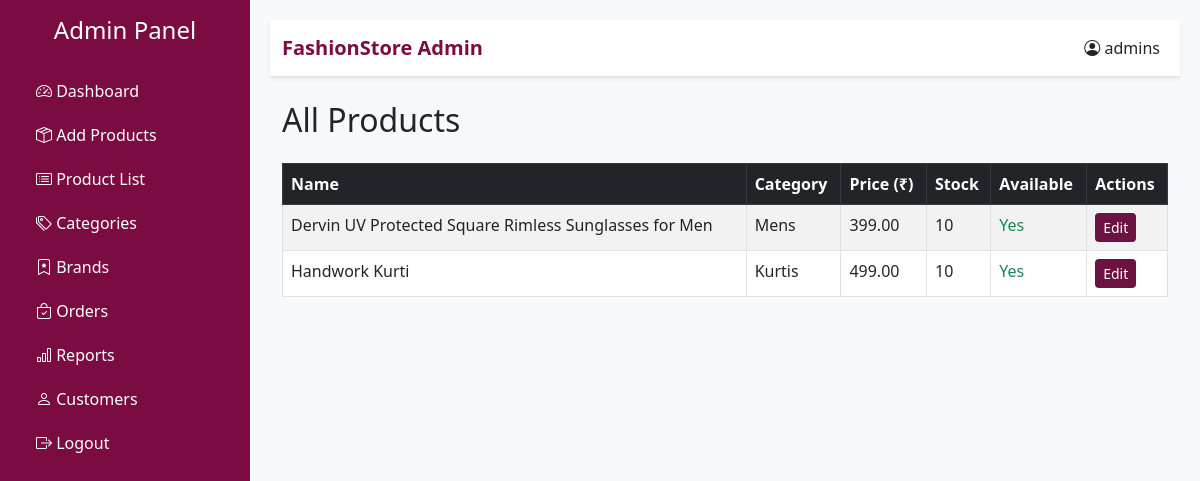
The page /products/ (signed in) on the database its author committed.
### FashionApp/models.py (models this page shows, shortened)
class Product(models.Model):
    category = models.ForeignKey(
        'Category',
        on_delete=models.CASCADE,
        related_name='products'
    )
    sizes = models.CharField(max_length=50, blank=True)
    name = models.CharField(max_length=255)
    brand = models.ForeignKey(Brand, related_name='products', on_delete=models.SET_NULL, null=True, blank=True)
    slug = models.SlugField(unique=True, blank=True)  # allow auto slug generation
    description = models.TextField(blank=True)
    price = models.DecimalField(max_digits=10, decimal_places=2)
    discount_price = models.DecimalField(
        max_digits=10,        # total digits (including decimal places)
        decimal_places=2,     # digits after decimal point
        blank=True,           # optional
        null=True             # optional
    )
    original_price = models.DecimalField(  # NEW FIELD
        max_digits=10,
        decimal_places=2,
        blank=True,
        null=True
    )
    stock = models.PositiveIntegerField(default=0)  # Added stock field
    image = models.ImageField(upload_to='products/')
    is_available = models.BooleanField(default=True)
    is_new_arrival = models.BooleanField(default=False)
    created_at = models.DateTimeField(auto_now_add=True)

class Category(models.Model):
    name = models.CharField(max_length=100, unique=True)
    slug = models.SlugField(unique=True)
    parent = models.ForeignKey('self', on_delete=models.CASCADE, null=True, blank=True, related_name='children')
    is_active = models.BooleanField(default=True)
    class Meta:
        verbose_name_plural = "Categories"

### FashionApp/views.py (the view)
# urls.py: path('products/', product_list, name='product_list'),
@login_required
@user_passes_test(is_staff_user)
def product_list(request):
    products = Product.objects.filter(is_available=True).order_by('-created_at')
    return render(request, 'products/product_list.html', {'products': products})

### FashionApp/views.py (called while the page is built)
def is_staff_user(user):
    return user.is_staff or user.is_superuser

### Template/products/product_list.html
{% extends 'admins/base.html' %}
{% block content %}
<div class="container">
    <h2 class="mb-4">All Products</h2>
    <table class="table table-striped table-bordered">
        <thead class="table-dark">
            <tr>
                <th>Name</th>
                <th>Category</th>
                <th>Price (₹)</th>
                <th>Stock</th>
                <th>Available</th>
                <th>Actions</th>
            </tr>
        </thead>
        <tbody>
            {% for product in products %}
                <tr>
                    <td>{{ product.name }}</td>
                    <td>{{ product.category.name }}</td>
                    <td>{{ product.price }}</td>
                    <td>{{ product.stock }}</td>
                    <td>
                        {% if product.is_available %}
                            <span class="text-success">Yes</span>
                        {% else %}
                            <span class="text-danger">No</span>
                        {% endif %}
                    </td>
                    <td>
                        <a href="{% url 'edit_product' product.pk %}" class="btn btn-sm btn-outline-primary" style="background-color: #6b1240; border: none; color: white;">Edit</a>
                    </td>
                </tr>
            {% endfor %}
        </tbody>
    </table>
</div>
{% endblock %}

### Template/admins/base.html (shortened to what this page needs)
{% if request.user.is_superuser or request.user.is_staff %}
{% load static %}
<!DOCTYPE html>
<html lang="en">
<head>
    <link href="https://cdn.jsdelivr.net/npm/bootstrap@5.3.0/dist/css/bootstrap.min.css" rel="stylesheet">
    <link href="https://cdn.jsdelivr.net/npm/bootstrap-icons@1.10.5/font/bootstrap-icons.css" rel="stylesheet">
</head>
<body>
    <div class="sidebar d-flex flex-column p-3">
        <h4 class="text-center mb-4">
            {% if request.user.is_superuser %}
                Admin Panel
            {% elif request.user.is_staff %}
                Staff Panel
            {% endif %}
        </h4>
        <a href="{% url 'dashboard' %}"><i class="bi bi-speedometer2"></i> Dashboard</a>
        <a href="{% url 'add_product' %}"><i class="bi bi-box-seam"></i> Add Products</a>
        <a href="{% url 'product_list' %}"><i class="bi bi-card-list"></i> Product List</a>
        <a href="{% url 'category_list' %}"><i class="bi bi-tags"></i> Categories</a>
        <a href="{% url 'brand_list' %}"><i class="bi bi-bookmark-star"></i> Brands</a>
        <a href="{% url 'order_list' %}"><i class="bi bi-bag-check"></i> Orders</a>
        <a href="{% url 'reports_dashboard' %}"><i class="bi bi-bar-chart"></i> Reports</a>
        {% if request.user.is_superuser %}
            <a href="{% url 'customers_list' %}"><i class="bi bi-person"></i> Customers</a>
        {% endif %}
        <a href="{% url 'logout' %}"><i class="bi bi-box-arrow-right"></i> Logout</a>
    </div>
    <div class="main-content">
        <nav class="navbar top-navbar navbar-expand-lg shadow-sm mb-4">
            <div class="container-fluid">
                <a class="navbar-brand" href="#">
                    {% if request.user.is_superuser %}
                        FashionStore Admin
                    {% elif request.user.is_staff %}
                        FashionStore Staff
                    {% endif %}
                </a>
                <ul class="navbar-nav ms-auto">
                    <li class="nav-item">
                        <a class="nav-link text-dark" href="#"><i class="bi bi-person-circle"></i> {{ request.user.username }}</a>
                    </li>
                </ul>
            </div>
        </nav>
        {% block content %}{% endblock %}
    </div>
</body>
</html>
{% else %}
<p class="text-center mt-5">You are not authorized to view this page.</p>
{% endif %}

### Template/admins/base.html (style rules this page uses)
body { background-color: #f8f9fa; }
.sidebar { height: 100vh; background-color: #7b0c41; color: #fff; position: fixed; width: 250px; }
.sidebar a { color: #fff; padding: 10px 20px; display: block; text-decoration: none; }
.main-content { margin-left: 250px; padding: 20px; }
.navbar-brand { font-weight: bold; color: #7b0c41; }
.top-navbar { background-color: #fff; border-bottom: 1px solid #dee2e6; }

### rows shown on the page
Product: name "Dervin UV Protected Square Rimless Sunglasses for Men", category.name "Mens", price "399.00", stock "10", is_available "Yes"
Product: name "Handwork Kurti", category.name "Kurtis", price "499.00", stock "10", is_available "Yes"

### other values the page prints
{{ request.user.username }} "admins"
